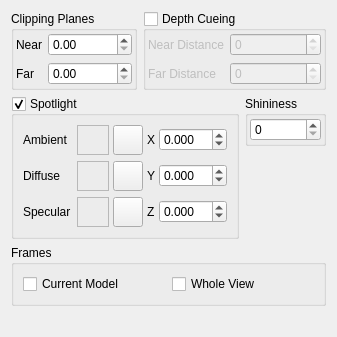
         <widget class="QWidget" name="QualitySubTab">
          <attribute name="title">
           <string>Rendering</string>
          </attribute>
          <layout class="QVBoxLayout" name="verticalLayout_18">
           <item>
            <layout class="QHBoxLayout" name="horizontalLayout_11">
             <item>
              <widget class="QGroupBox" name="ClipPlaneGroup_2">
               <property name="title">
                <string>Clipping Planes</string>
               </property>
               <property name="checkable">
                <bool>false</bool>
               </property>
               <layout class="QHBoxLayout" name="_28">
                <property name="spacing">
                 <number>4</number>
                </property>
                <property name="margin">
                 <number>2</number>
                </property>
                <item>
                 <layout class="QGridLayout" name="_29">
                  <property name="margin">
                   <number>0</number>
                  </property>
                  <property name="spacing">
                   <number>6</number>
                  </property>
                  <item row="0" column="0">
                   <widget class="QLabel" name="label_56">
                    <property name="text">
                     <string>Near</string>
                    </property>
                   </widget>
                  </item>
                  <item row="1" column="0">
                   <widget class="QLabel" name="label_57">
                    <property name="text">
                     <string>Far</string>
                    </property>
                   </widget>
                  </item>
                  <item row="1" column="1">
                   <widget class="QDoubleSpinBox" name="FarClipSpin">
                    <property name="maximum">
                     <double>100000000.000000000000000</double>
                    </property>
                   </widget>
                  </item>
                  <item row="0" column="1">
                   <widget class="QDoubleSpinBox" name="NearClipSpin"/>
                  </item>
                 </layout>
                </item>
               </layout>
              </widget>
             </item>
             <item>
              <widget class="QGroupBox" name="DepthCueGroup">
               <property name="title">
                <string>Depth Cueing</string>
               </property>
               <property name="checkable">
                <bool>true</bool>
               </property>
               <property name="checked">
                <bool>false</bool>
               </property>
               <layout class="QHBoxLayout" name="_26">
                <property name="spacing">
                 <number>4</number>
                </property>
                <property name="margin">
                 <number>2</number>
                </property>
                <item>
                 <layout class="QGridLayout" name="_27">
                  <property name="margin">
                   <number>0</number>
                  </property>
                  <property name="spacing">
                   <number>6</number>
                  </property>
                  <item row="0" column="0">
                   <widget class="QLabel" name="label_54">
                    <property name="sizePolicy">
                     <sizepolicy hsizetype="Minimum" vsizetype="Preferred">
                      <horstretch>0</horstretch>
                      <verstretch>0</verstretch>
                     </sizepolicy>
                    </property>
                    <property name="text">
                     <string>Near Distance</string>
                    </property>
                   </widget>
                  </item>
                  <item row="1" column="0">
                   <widget class="QLabel" name="label_55">
                    <property name="sizePolicy">
                     <sizepolicy hsizetype="Minimum" vsizetype="Preferred">
                      <horstretch>0</horstretch>
                      <verstretch>0</verstretch>
                     </sizepolicy>
                    </property>
                    <property name="text">
                     <string>Far Distance</string>
                    </property>
                   </widget>
                  </item>
                  <item row="0" column="1">
                   <widget class="QSpinBox" name="NearDepthSpin">
                    <property name="sizePolicy">
                     <sizepolicy hsizetype="MinimumExpanding" vsizetype="Fixed">
                      <horstretch>0</horstretch>
                      <verstretch>0</verstretch>
                     </sizepolicy>
                    </property>
                    <property name="maximum">
                     <number>100000000</number>
                    </property>
                   </widget>
                  </item>
                  <item row="1" column="1">
                   <widget class="QSpinBox" name="FarDepthSpin">
                    <property name="sizePolicy">
                     <sizepolicy hsizetype="MinimumExpanding" vsizetype="Fixed">
                      <horstretch>0</horstretch>
                      <verstretch>0</verstretch>
                     </sizepolicy>
                    </property>
                    <property name="maximum">
                     <number>100000000</number>
                    </property>
                   </widget>
                  </item>
                 </layout>
                </item>
               </layout>
              </widget>
             </item>
            </layout>
           </item>
           <item>
            <layout class="QHBoxLayout" name="horizontalLayout_13">
             <item>
              <widget class="QGroupBox" name="SpotlightGroup">
               <property name="title">
                <string>Spotlight</string>
               </property>
               <property name="checkable">
                <bool>true</bool>
               </property>
               <property name="checked">
                <bool>true</bool>
               </property>
               <layout class="QVBoxLayout" name="verticalLayout_15">
                <item>
                 <layout class="QGridLayout" name="gridLayout_6">
                  <item row="0" column="0">
                   <widget class="QLabel" name="label_10">
                    <property name="text">
                     <string>Ambient</string>
                    </property>
                   </widget>
                  </item>
                  <item row="0" column="1">
                   <layout class="QHBoxLayout" name="_8">
                    <property name="spacing">
                     <number>4</number>
                    </property>
                    <property name="margin">
                     <number>0</number>
                    </property>
                    <item>
                     <widget class="TColourFrame" name="SpotlightAmbientColourFrame">
                      <property name="sizePolicy">
                       <sizepolicy hsizetype="Preferred" vsizetype="Minimum">
                        <horstretch>0</horstretch>
                        <verstretch>0</verstretch>
                       </sizepolicy>
                      </property>
                      <property name="minimumSize">
                       <size>
                        <width>32</width>
                        <height>0</height>
                       </size>
                      </property>
                      <property name="frameShape">
                       <enum>QFrame::StyledPanel</enum>
                      </property>
                      <property name="frameShadow">
                       <enum>QFrame::Raised</enum>
                      </property>
                     </widget>
                    </item>
                    <item>
                     <widget class="QPushButton" name="SpotlightAmbientColourButton">
                      <property name="sizePolicy">
                       <sizepolicy hsizetype="Preferred" vsizetype="Preferred">
                        <horstretch>0</horstretch>
                        <verstretch>0</verstretch>
                       </sizepolicy>
                      </property>
                      <property name="minimumSize">
                       <size>
                        <width>30</width>
                        <height>30</height>
                       </size>
                      </property>
                      <property name="maximumSize">
                       <size>
                        <width>30</width>
                        <height>30</height>
                       </size>
                      </property>
                      <property name="text">
                       <string/>
                      </property>
                      <property name="icon">
                       <iconset resource="icons.qrc">
                        <normaloff>:/basic/icons/basic_colour.svg</normaloff>:/basic/icons/basic_colour.svg</iconset>
                      </property>
                      <property name="autoDefault">
                       <bool>false</bool>
                      </property>
                     </widget>
                    </item>
                    <item>
                     <widget class="QLabel" name="label_22">
                      <property name="sizePolicy">
                       <sizepolicy hsizetype="Minimum" vsizetype="Preferred">
                        <horstretch>0</horstretch>
                        <verstretch>0</verstretch>
                       </sizepolicy>
                      </property>
                      <property name="text">
                       <string>X</string>
                      </property>
                     </widget>
                    </item>
                    <item>
                     <widget class="QDoubleSpinBox" name="SpotlightPositionXSpin">
                      <property name="sizePolicy">
                       <sizepolicy hsizetype="Expanding" vsizetype="Fixed">
                        <horstretch>0</horstretch>
                        <verstretch>0</verstretch>
                       </sizepolicy>
                      </property>
                      <property name="decimals">
                       <number>3</number>
                      </property>
                      <property name="minimum">
                       <double>-10.000000000000000</double>
                      </property>
                      <property name="maximum">
                       <double>10.000000000000000</double>
                      </property>
                      <property name="singleStep">
                       <double>0.200000000000000</double>
                      </property>
                     </widget>
                    </item>
                   </layout>
                  </item>
                  <item row="1" column="0">
                   <widget class="QLabel" name="label_11">
                    <property name="text">
                     <string>Diffuse</string>
                    </property>
                   </widget>
                  </item>
                  <item row="1" column="1">
                   <layout class="QHBoxLayout" name="_10">
                    <property name="spacing">
                     <number>4</number>
                    </property>
                    <property name="margin">
                     <number>0</number>
                    </property>
                    <item>
                     <widget class="TColourFrame" name="SpotlightDiffuseColourFrame">
                      <property name="sizePolicy">
                       <sizepolicy hsizetype="Preferred" vsizetype="Minimum">
                        <horstretch>0</horstretch>
                        <verstretch>0</verstretch>
                       </sizepolicy>
                      </property>
                      <property name="minimumSize">
                       <size>
                        <width>32</width>
                        <height>0</height>
                       </size>
                      </property>
                      <property name="frameShape">
                       <enum>QFrame::StyledPanel</enum>
                      </property>
                      <property name="frameShadow">
                       <enum>QFrame::Raised</enum>
                      </property>
                     </widget>
                    </item>
                    <item>
                     <widget class="QPushButton" name="SpotlightDiffuseColourButton">
                      <property name="sizePolicy">
                       <sizepolicy hsizetype="Preferred" vsizetype="Preferred">
                        <horstretch>0</horstretch>
                        <verstretch>0</verstretch>
                       </sizepolicy>
                      </property>
                      <property name="minimumSize">
                       <size>
                        <width>30</width>
                        <height>30</height>
                       </size>
                      </property>
                      <property name="maximumSize">
                       <size>
                        <width>30</width>
                        <height>30</height>
                       </size>
                      </property>
                      <property name="text">
                       <string/>
                      </property>
                      <property name="icon">
                       <iconset resource="icons.qrc">
                        <normaloff>:/basic/icons/basic_colour.svg</normaloff>:/basic/icons/basic_colour.svg</iconset>
                      </property>
                      <property name="autoDefault">
                       <bool>false</bool>
                      </property>
                     </widget>
                    </item>
                    <item>
                     <widget class="QLabel" name="label_21">
                      <property name="sizePolicy">
                       <sizepolicy hsizetype="Minimum" vsizetype="Preferred">
                        <horstretch>0</horstretch>
                        <verstretch>0</verstretch>
                       </sizepolicy>
                      </property>
                      <property name="text">
                       <string>Y</string>
                      </property>
                     </widget>
                    </item>
                    <item>
                     <widget class="QDoubleSpinBox" name="SpotlightPositionYSpin">
                      <property name="sizePolicy">
                       <sizepolicy hsizetype="Expanding" vsizetype="Fixed">
                        <horstretch>0</horstretch>
                        <verstretch>0</verstretch>
                       </sizepolicy>
                      </property>
                      <property name="decimals">
                       <number>3</number>
                      </property>
                      <property name="minimum">
                       <double>-10.000000000000000</double>
                      </property>
                      <property name="maximum">
                       <double>10.000000000000000</double>
                      </property>
                      <property name="singleStep">
                       <double>0.200000000000000</double>
                      </property>
                     </widget>
                    </item>
                   </layout>
                  </item>
                  <item row="2" column="0">
                   <widget class="QLabel" name="label_12">
                    <property name="text">
                     <string>Specular</string>
                    </property>
                   </widget>
                  </item>
                  <item row="2" column="1">
                   <layout class="QHBoxLayout" name="_12">
                    <property name="spacing">
                     <number>4</number>
                    </property>
                    <property name="margin">
                     <number>0</number>
                    </property>
                    <item>
                     <widget class="TColourFrame" name="SpotlightSpecularColourFrame">
                      <property name="sizePolicy">
                       <sizepolicy hsizetype="Preferred" vsizetype="Minimum">
                        <horstretch>0</horstretch>
                        <verstretch>0</verstretch>
                       </sizepolicy>
                      </property>
                      <property name="minimumSize">
                       <size>
                        <width>32</width>
                        <height>0</height>
                       </size>
                      </property>
                      <property name="frameShape">
                       <enum>QFrame::StyledPanel</enum>
                      </property>
                      <property name="frameShadow">
                       <enum>QFrame::Raised</enum>
                      </property>
                     </widget>
                    </item>
                    <item>
                     <widget class="QPushButton" name="SpotlightSpecularColourButton">
                      <property name="sizePolicy">
                       <sizepolicy hsizetype="Preferred" vsizetype="Preferred">
                        <horstretch>0</horstretch>
                        <verstretch>0</verstretch>
                       </sizepolicy>
                      </property>
                      <property name="minimumSize">
                       <size>
                        <width>30</width>
                        <height>30</height>
                       </size>
                      </property>
                      <property name="maximumSize">
                       <size>
                        <width>30</width>
                        <height>30</height>
                       </size>
                      </property>
                      <property name="text">
                       <string/>
                      </property>
                      <property name="icon">
                       <iconset resource="icons.qrc">
                        <normaloff>:/basic/icons/basic_colour.svg</normaloff>:/basic/icons/basic_colour.svg</iconset>
                      </property>
                      <property name="autoDefault">
                       <bool>false</bool>
                      </property>
                     </widget>
                    </item>
                    <item>
                     <widget class="QLabel" name="label_20">
                      <property name="sizePolicy">
                       <sizepolicy hsizetype="Minimum" vsizetype="Preferred">
                        <horstretch>0</horstretch>
                        <verstretch>0</verstretch>
                       </sizepolicy>
                      </property>
                      <property name="text">
                       <string>Z</string>
                      </property>
                     </widget>
                    </item>
                    <item>
                     <widget class="QDoubleSpinBox" name="SpotlightPositionZSpin">
                      <property name="sizePolicy">
                       <sizepolicy hsizetype="Expanding" vsizetype="Fixed">
                        <horstretch>0</horstretch>
                        <verstretch>0</verstretch>
                       </sizepolicy>
                      </property>
                      <property name="decimals">
                       <number>3</number>
                      </property>
                      <property name="minimum">
                       <double>-10.000000000000000</double>
                      </property>
                      <property name="maximum">
                       <double>10.000000000000000</double>
                      </property>
                      <property name="singleStep">
                       <double>0.200000000000000</double>
                      </property>
                     </widget>
                    </item>
                   </layout>
                  </item>
                 </layout>
                </item>
               </layout>
              </widget>
             </item>
             <item>
              <layout class="QVBoxLayout" name="verticalLayout_16">
               <item>
                <widget class="QGroupBox" name="ObjectShininessGroup">
                 <property name="title">
                  <string>Shininess</string>
                 </property>
                 <layout class="QHBoxLayout" name="_17">
                  <property name="spacing">
                   <number>4</number>
                  </property>
                  <property name="margin">
                   <number>2</number>
                  </property>
                  <item>
                   <widget class="QSpinBox" name="ShininessSpin">
                    <property name="maximum">
                     <number>127</number>
                    </property>
                   </widget>
                  </item>
                 </layout>
                </widget>
               </item>
               <item>
                <spacer name="verticalSpacer_3">
                 <property name="orientation">
                  <enum>Qt::Vertical</enum>
                 </property>
                 <property name="sizeHint" stdset="0">
                  <size>
                   <width>20</width>
                   <height>40</height>
                  </size>
                 </property>
                </spacer>
               </item>
              </layout>
             </item>
            </layout>
           </item>
           <item>
            <widget class="QGroupBox" name="FramesGroup">
             <property name="title">
              <string>Frames</string>
             </property>
             <layout class="QHBoxLayout" name="horizontalLayout_10">
              <item>
               <widget class="QCheckBox" name="FrameCurrentModelCheck">
                <property name="text">
                 <string>Current Model</string>
                </property>
               </widget>
              </item>
              <item>
               <widget class="QCheckBox" name="FrameWholeViewCheck">
                <property name="text">
                 <string>Whole View</string>
                </property>
               </widget>
              </item>
             </layout>
            </widget>
           </item>
           <item>
            <spacer name="verticalSpacer_4">
             <property name="orientation">
              <enum>Qt::Vertical</enum>
             </property>
             <property name="sizeHint" stdset="0">
              <size>
               <width>20</width>
               <height>20</height>
              </size>
             </property>
            </spacer>
           </item>
          </layout>
         </widget>
